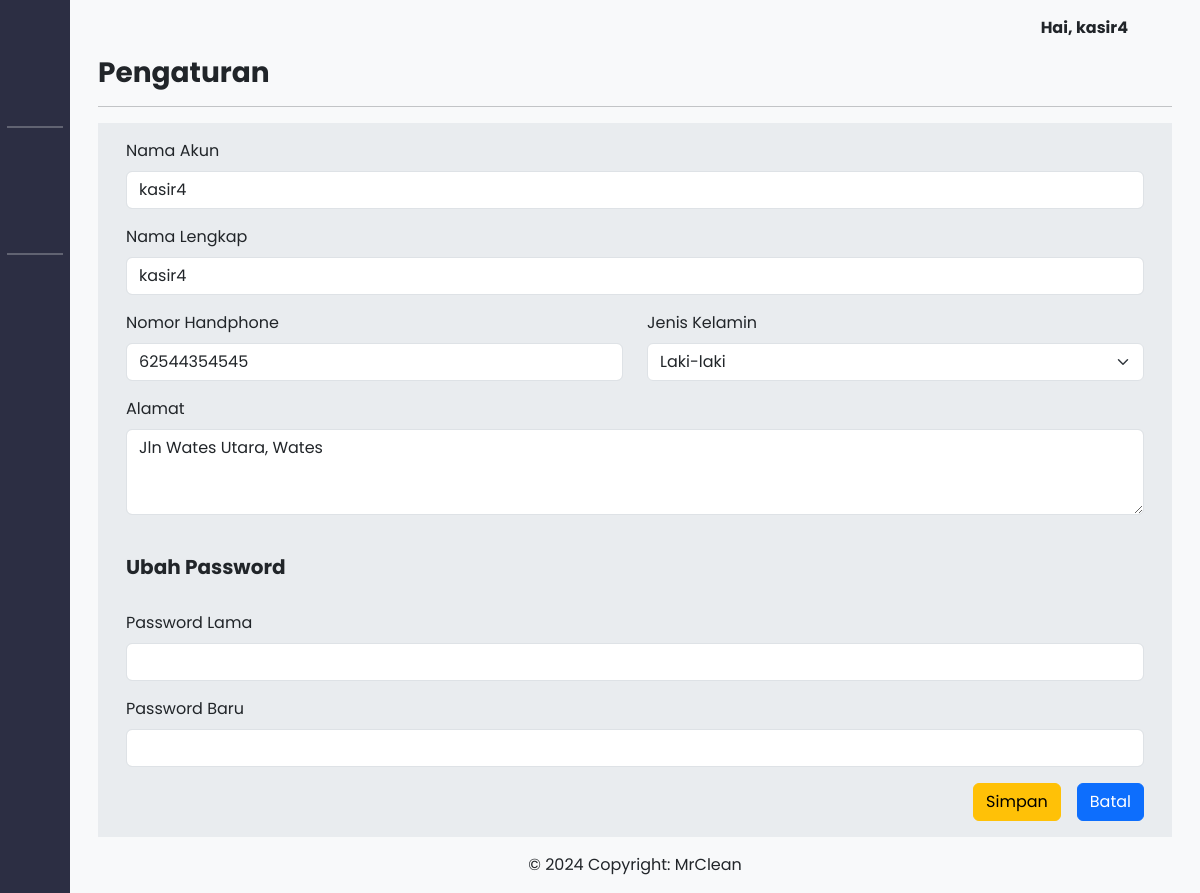
The app's page /cashier/settingCashier.php (signed in) with its own data.
### tables this page shows
CREATE TABLE `user` (
  `id` int(11) NOT NULL,
  `username` varchar(255) NOT NULL,
  `full_name` varchar(255) NOT NULL,
  `gender` enum('Laki-laki','Perempuan','','') NOT NULL,
  `phone_number` bigint(16) NOT NULL,
  `address` varchar(255) NOT NULL,
  `password` varchar(255) NOT NULL,
  `security_question` varchar(255) NOT NULL,
  `security_answer` varchar(255) NOT NULL,
  `role` enum('Admin','Kasir') NOT NULL,
  `is_deleted` tinyint(1) NOT NULL
);

CREATE TABLE `profil_company` (
  `id` int(11) NOT NULL,
  `name_company` varchar(50) NOT NULL,
  `about` text NOT NULL,
  `vision` text NOT NULL,
  `mission` text NOT NULL,
  `banner_img` varchar(100) NOT NULL,
  `about_img` varchar(100) NOT NULL,
  `phone_number` varchar(20) NOT NULL,
  `email` varchar(250) NOT NULL,
  `city` varchar(50) NOT NULL,
  `district` varchar(50) NOT NULL,
  `street` varchar(100) NOT NULL,
  `postal_code` int(11) NOT NULL,
  `url_map` varchar(255) NOT NULL
);

### cashier/settingCashier.php (the view, shortened to what this page needs)
<?php
$user_id = $_SESSION['user_id'];
include '../includes/db_connect.php';
$query = "SELECT * FROM user WHERE id = $user_id";
$result = mysqli_query($db, $query);
if ($result && mysqli_num_rows($result) > 0) {
  $user = mysqli_fetch_assoc($result);
} else {
  header('Location: ../index.php');
  exit();
}
?>
<!DOCTYPE html>
<html lang="en">
<head>
  <link rel="stylesheet" href="/laundry/bootstrap-5.3.3-dist/css/bootstrap.min.css" />
  <link rel="stylesheet" href="../assets/css/style.css" />
  <link href="https://cdn.lineicons.com/4.0/lineicons.css" rel="stylesheet" />
</head>
<body>
  <div class="wrapper">
    <?php include_once("../includes/sidebarCashier.php"); ?>
    <div class="main bg-light">
      <?php include_once("../includes/navbar.php"); ?>
      <main class="content px-3">
        <div class="container">
          <div class="h3 fw-bold">Pengaturan</div>
          <hr />
          <div class="container bg-body-secondary">
            <form class="p-3" action="../service/changeProfileCashier.php" method="post">
              <div class="form-group mb-3">
                <label for="username" class="form-label">Nama Akun</label>
                <input required type="text" class="form-control" id="username" name="username" placeholder="username" value="<?php echo htmlspecialchars($user['username']); ?>" readonly>
              </div>
              <div class="form-group mb-3">
                <label for="full_name" class="form-label">Nama Lengkap</label>
                <input required type="text" class="form-control" id="full_name" name="full_name" placeholder="nama lengkap..." value="<?php echo htmlspecialchars($user['full_name']); ?>">
              </div>
              <div class="row mb-3">
                <div class="form-group col-md-6">
                  <label for="phone_number" class="form-label">Nomor Handphone</label>
                  <input required type="number" class="form-control" name="phone_number" placeholder="62852XXX" value="<?php echo htmlspecialchars($user['phone_number']); ?>">
                </div>
                <div class="form-group col-md-6">
                  <label for="gender" class="form-label">Jenis Kelamin</label>
                  <select required class="form-select" aria-label="Default select example" name="gender">
                    <option value="Laki-laki" <?php echo $user['gender'] == 'Laki-laki' ? 'selected' : ''; ?>>Laki-laki</option>
                  </select>
                </div>
              </div>
              <div class="form-group mb-3">
                <label for="address" class="form-label">Alamat</label>
                <textarea required class="form-control" name="address" rows="3"><?php echo htmlspecialchars($user['address']); ?></textarea>
              </div>
              <h5 class="py-4 fw-bold">Ubah Password</h5>
              <div class="form-group mb-3">
                <label for="old_password" class="form-label">Password Lama</label>
                <input type="password" class="form-control" id="old_password" name="old_password" placeholder="">
              </div>
              <div class="form-group mb-3">
                <label for="new_password" class="form-label">Password Baru</label>
                <input type="password" class="form-control" id="new_password" name="new_password" placeholder="">
              </div>
              <div class="d-flex justify-content-end">
                <button type="submit" name="submit" class="btn btn-warning me-3">Simpan</button>
                <a href="settingCashier.php" type="menu" class="btn btn-primary">Batal</a>
              </div>
            </form>
          </div>
        </div>
      </main>
      <?php include_once("../includes/footer.php"); ?>
    </div>
  </div>
</body>
</html>

### includes/footer.php
<?php
 $sqlLaundry = "SELECT name_company FROM profil_company WHERE id = 1";
 $queryLaundry = $db->query($sqlLaundry);
 $laundry = $queryLaundry->fetch_assoc();
 ?>
<footer class="bg-body-tertiary text-center text-lg-start">
  <div class="text-center p-3"">
   © 2024 Copyright:
   <a class=" text-body" href=""><?php echo htmlspecialchars($laundry['name_company']); ?></a>
  </div>
</footer>
<footer id="footer" class="footer">
</footer>

### assets/css/style.css (style rules this page uses)
a { text-decoration: none; }
body { font-family: 'Poppins', sans-serif; }
.wrapper { display: flex; }
.main { display: flex; flex-direction: column; min-height: 100vh; width: 100%; overflow: hidden; transition: all 0.35s ease-in-out; background-color: #f5f7fa; min-width: 0; }
.footer { position: fixed; height: 25px; bottom: 0; width: 100%; }

### records on screen
user: username "kasir4", full_name "kasir4", phone_number "62544354545", gender "Laki-laki", address "Jln Wates Utara, Wates"
profil_company: name_company "MrClean"

### other values on screen
$username "kasir4"
